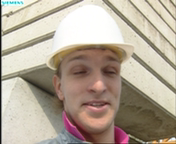
#> input picture BlockEncoding/foreman_qcif_0_rgb.bmp, 176 x 144 px
$ python 1.py
#> lines starting #> are read from the running program, lines starting #| are printed output that depends on the picture
import numpy as np
from PIL import Image
import math
import cmath

import cv2 as cv
from matplotlib import pyplot as plt


img = Image.open('foreman_qcif_0_rgb.bmp')
#> img is the input picture: PIL image 176x144 RGB; mean R, G, B 179.7, 167.3, 151.5
y,cb,cr=img.convert('YCbCr').split()
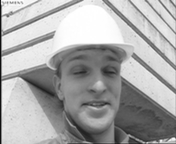
#> y: PIL image 176x144 L; min 10, max 255, mean 168.8
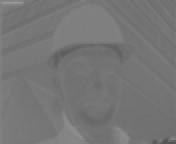
#> cb: PIL image 176x144 L; min 80, max 150, mean 117.6
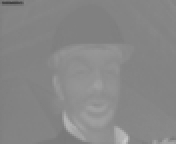
#> cr: PIL image 176x144 L; min 67, max 202, mean 135
y1=np.array(y)

M=y1.shape[0]
#> M = 144
N=y1.shape[1]
#> N = 176

def myfunction():
	FF=np.zeros((M,N))

	count=0

	for u in range(M):
		for v in range(N):
			summ=0

			for x in range(M):
				for y in range(N):
					summ+=y1[x][y]*cmath.exp(complex(0,-1)*(2*math.pi)*( ((u*x)/M) + ((v*y)/N) ))*pow(-1,(x-y))

			FF[u][v]=np.log(np.abs(summ/(M*N))+1)
			print(count)
			count+=1


	final=(FF/FF.max())*255

	ress=Image.fromarray(final)
	ress.show()

def usebuiltin():
	f = np.fft.fft2(y1)
	fshift = np.fft.fftshift(f)
	magnitude_spectrum = 20*np.log(np.abs(fshift))
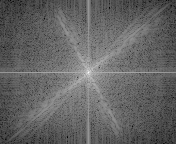
#> magnitude_spectrum: shape (144, 176) float64; min 20.58, max 305.4, mean 132.5; drawn with min black and max white
	plt.subplot(121),plt.imshow(img, cmap = 'gray')
	plt.title('Input Image'), plt.xticks([]), plt.yticks([])
	plt.subplot(122),plt.imshow(magnitude_spectrum, cmap = 'gray')
	plt.title('Magnitude Spectrum'), plt.xticks([]), plt.yticks([])
	plt.show()


#myfunction()
usebuiltin()
